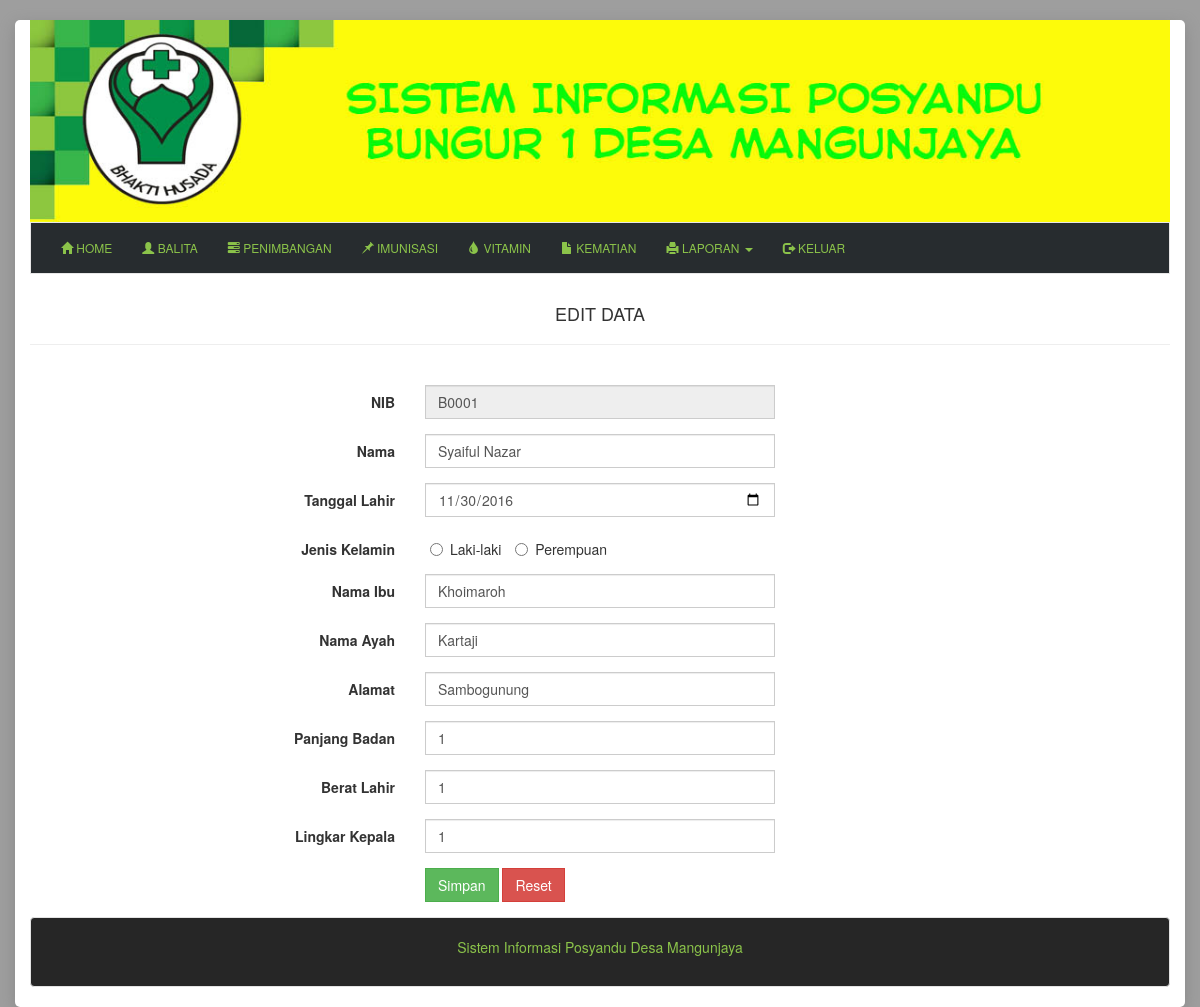
/index.php?module=dataanak&act=edit&id=B0001 (signed in), run on an earlier commit of the app's database.
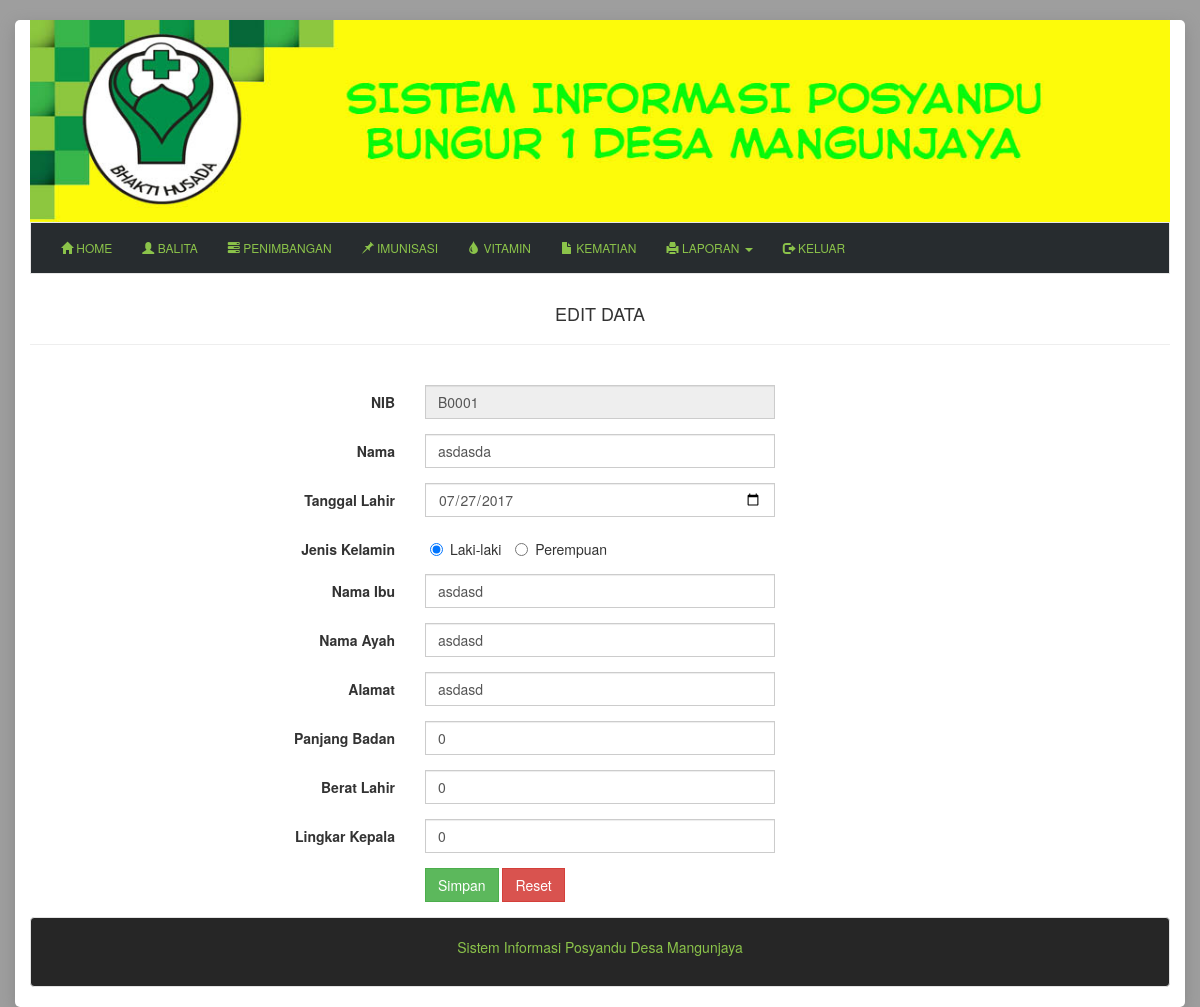
And on a later commit of the database.
### tables this page shows
CREATE TABLE `anak` (
  `id_anak` varchar(20) NOT NULL,
  `nama_anak` varchar(100) NOT NULL,
  `tanggal_lahir` date NOT NULL,
  `jenis_kelamin` varchar(15) NOT NULL,
  `nama_ibu` varchar(50) NOT NULL,
  `nama_ayah` varchar(50) NOT NULL,
  `alamat` varchar(255) NOT NULL,
  `panjang_badan` int(11) NOT NULL,
  `berat_lahir` int(11) NOT NULL,
  `lingkar_kepala` int(11) NOT NULL
);

### content/data_anak.php (the view, shortened to what the changed rows need)
<?php
if (empty($_GET['act'])) : ?>
	<div class="col-md-12">
		<h4 style="text-align: center;">BALITA</h4><hr>
		<?php if (!empty($_SESSION["nama_admin"])) : ?>
			<a href="?module=dataanak&act=tambah" class="btn btn-success ">Tambah</a>
			<br><br>
		<?php endif ?>
		<div class="table-responsive">
			<table class="table table-bordered table-blocked" id="table_anak">
				<thead>
					<tr>
						<th>NIB</th>
						<th>Nama</th>
						<th>Tanggal Lahir</th>
						<th>JK</th>
						<th>Nama Ayah</th>
						<th>Nama Ibu</th>
						<th>Alamat</th>
						<th>Panjang Badan</th>
						<th>Berat Lahir</th>
						<th>Lingkar Kepala</th>
						<?php if (!empty($_SESSION["nama_admin"])): ?>
							<th width="140">Aksi</th>
						<?php endif ?>
					</tr>
				</thead>
				<tbody>
					<?php
					$tampil=mysqli_query($db, "SELECT a.id_anak,
						a.nama_anak,
						DATE_FORMAT(a.tanggal_lahir, '%d-%m-%Y') as tanggal, a.jenis_kelamin, a.nama_ibu, a.nama_ayah,
						a.alamat,
						a.panjang_badan,
						a.berat_lahir,
						a.lingkar_kepala,
						b.stat
						FROM anak a
						LEFT JOIN kematian b ON a.id_anak=b.id_anak");
					while($row=mysqli_fetch_array($tampil)) {
						?>
						<?php if ($row['stat'] == 1): ?>
						<tr
						data-toggle="tooltip"
						data-placement="top"
						title="Anak ini sudah meninggal"
						style="background: rgba(0,0,0,0.3);">
							<td><?php echo $row['id_anak'];?></td>
							<td><?php echo $row['nama_anak'];?></td>
							<td><?php echo $row['tanggal'];?></td>
							<td><?php echo $row['jenis_kelamin'];?></td>
							<td><?php echo $row['nama_ayah'];?></td>
							<td><?php echo $row['nama_ibu'];?></td>
							<td><?php echo $row['alamat'];?></td>
							<td><?php echo $row['panjang_badan'];?></td>
							<td><?php echo $row['berat_lahir'];?></td>
							<td><?php echo $row['lingkar_kepala'];?></td>
							<?php if (!empty($_SESSION["nama_admin"])): ?>
								<td>
									<a href="content/aksi_anak.php?module=anak&act=hapus&id=<?php echo $row['id_anak'];?>" onclick="return confirm('Apakah anda yakin akan menghapus data ini?')"  class="btn btn-danger">Hapus</a>
								</td>
							<?php endif ?>
						</tr>
						<?php else: ?>
							<tr>
							<td><?php echo $row['id_anak'];?></td>
							<td><?php echo $row['nama_anak'];?></td>
							<td><?php echo $row['tanggal'];?></td>
							<td><?php echo $row['jenis_kelamin'];?></td>
							<td><?php echo $row['nama_ayah'];?></td>
							<td><?php echo $row['nama_ibu'];?></td>
							<td><?php echo $row['alamat'];?></td>
							<td><?php echo $row['panjang_badan'];?></td>
							<td><?php echo $row['berat_lahir'];?></td>
							<td><?php echo $row['lingkar_kepala'];?></td>
							<?php if (!empty($_SESSION["nama_admin"])): ?>
								<td>
									<a href="?module=dataanak&act=edit&id=<?php echo $row['id_anak'];?>" class="btn btn-default">Edit</a>
									<a href="content/aksi_anak.php?module=anak&act=hapus&id=<?php echo $row['id_anak'];?>" onclick="return confirm('Apakah anda yakin akan menghapus data ini?')"  class="btn btn-danger">Hapus</a>
								</td>
							<?php endif ?>
						</tr>
						<?php endif ?>
					<?php } ?>
				</tbody>
			</table>
		</div>
		<br>
	</div>
<?php elseif ($_GET['act']=='edit') :
	$syarat= $_GET['id'] ?? '' ;
	$data = "SELECT * FROM anak WHERE id_anak='$syarat'";
	$hasil  = mysqli_query($db, $data);
	$row  = mysqli_fetch_array($hasil);
	?>
	<h4 style="text-align: center;">EDIT DATA</h4><hr><br>
	<div class="col-md-6 col-sm-offset-2 ">
		<form class="form-horizontal" method="post" action="content/aksi_anak.php?module=anak&act=edit">
			<div class="form-group">
				<label for="inputEmail3" class="col-sm-4 control-label">NIB</label>
				<div class="col-sm-8">
					<input type="text" class="form-control"  value="<?php echo $row['id_anak'];?>" name='id_anak' disabled>
				</div>
			</div>
			<div class="form-group">
				<label for="inputPassword3" class="col-sm-4 control-label">Nama</label>
				<div class="col-sm-8">
					<input type="text" class="form-control" value="<?php echo $row['nama_anak'];?>" name='nama_anak'>
				</div>
			</div>
			<div class="form-group">
				<label for="inputPassword3" class="col-sm-4 control-label">Tanggal Lahir</label>
				<div class="col-sm-8">
					<input type="date" class="form-control" value="<?php echo $row['tanggal_lahir'];?>" name='tanggal_lahir'>
				</div>
			</div>
			<div class="form-group">
				<label for="inputPassword3" class="col-sm-4 control-label">Jenis Kelamin</label>
				<label class="radio-inline" for="l" style="margin-left: 20px;">
				<input type="radio" id="l" name='jenis_kelamin' value="Laki-laki" <?php echo $row['jenis_kelamin'] == 'Laki-laki' ? 'checked' : '' ?> >
				Laki-laki
				</label>
				<label class="radio-inline" for="p">
				<input type="radio" id="p" name='jenis_kelamin' value="Perempuan" <?php echo $row['jenis_kelamin'] == 'Perempuan' ? 'checked' : '' ?> >
				Perempuan
				</label>
			</div>
			<div class="form-group">
				<label for="inputPassword3" class="col-sm-4 control-label">Nama Ibu</label>
				<div class="col-sm-8">
					<input type="text" class="form-control" value="<?php echo $row['nama_ibu'];?>" name='nama_ibu'>
				</div>
			</div>
			<div class="form-group">
				<label for="inputPassword3" class="col-sm-4 control-label">Nama Ayah</label>
				<div class="col-sm-8">
					<input type="text" class="form-control" value="<?php echo $row['nama_ayah'];?>" name='nama_ayah'>
				</div>
			</div>
			<div class="form-group">
				<label for="inputPassword3" class="col-sm-4 control-label">Alamat</label>
				<div class="col-sm-8">
					<input type="text" class="form-control" value="<?php echo $row['alamat'];?>" name='alamat'>
				</div>
			</div>
			<div class="form-group">
				<label for="inputPassword3" class="col-sm-4 control-label">Panjang Badan</label>
				<div class="col-sm-8">
					<input type="text" class="form-control" value="<?php echo $row['panjang_badan'];?>" name='panjang_badan'>
				</div>
			</div>
			<div class="form-group">
				<label for="inputPassword3" class="col-sm-4 control-label">Berat Lahir</label>
				<div class="col-sm-8">
					<input type="text" class="form-control"   value="<?php echo $row['berat_lahir'];?>" name='berat_lahir'>
				</div>
			</div>
			<div class="form-group">
				<label for="inputPassword3" class="col-sm-4 control-label">Lingkar Kepala</label>
				<div class="col-sm-8">
					<input type="text" class="form-control"   value="<?php echo $row['lingkar_kepala'];?>" name='lingkar_kepala'>
				</div>
			</div>
			<div class="form-group">
				<div class="col-sm-offset-4 col-sm-10">
					<input type="submit" class="btn btn-success" value="Simpan"> <input type="reset" class="btn btn-danger" value="Reset">
				</div>
			</div>
		</form>
	</div>
<?php endif ?>

What changed in the data, as far as the page shows it:
changed anak "☐ Perempuan": nama_anak "Syaiful Nazar" → "asdasda"; tanggal_lahir "11/30/2016" → "07/27/2017"; jenis_kelamin "☐ Laki-laki" → "☑ Laki-laki"; nama_ibu "Khoimaroh" → "asdasd"; nama_ayah "Kartaji" → "asdasd"; alamat "Sambogunung" → "asdasd"; panjang_badan "1" → "0"; berat_lahir "1" → "0"; lingkar_kepala "1" → "0"
